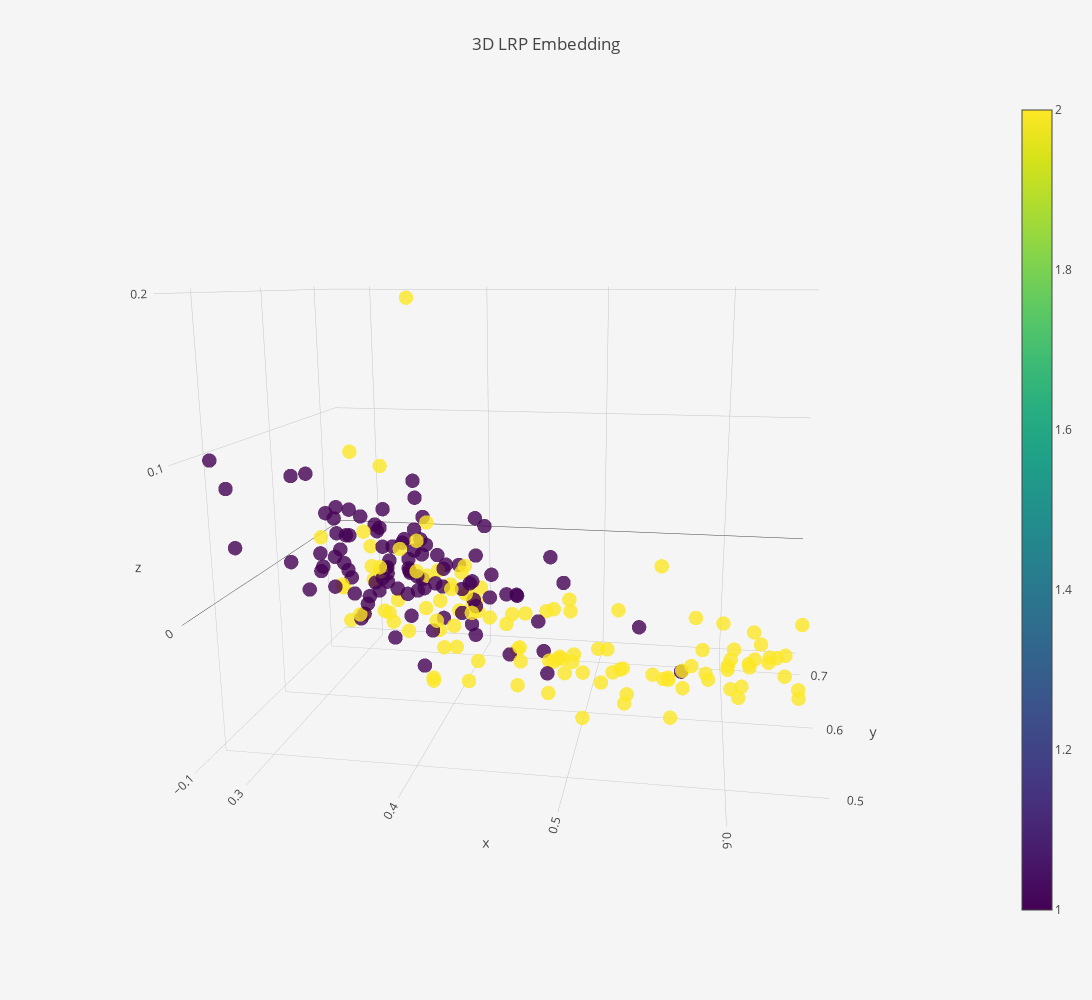

Notebook code cell kept with this figure:
### Code cell
val_emb3d["marker"]["color"] = original_labels

data=[val_emb3d]

fig = go.Figure(data=data, layout=layout)
# fig.update_layout(template="plotly")  /
iplot(fig, filename='lrp-3d-scatter.html')

### Figure 1 — Plotly figure (JSON) as saved in the notebook; plotly's stock layout.template omitted (floating-point values rounded to 4 significant figures; data arrays with more than 128 entries replaced by an {"elided": "..."} marker saying what was removed)
{"data": [{"marker": {"color": {"elided": "213 int values"}, "colorscale": "Viridis", "opacity": 0.8, "showscale": true, "size": 5}, "mode": "markers", "name": "Validation", "text": {"elided": "213 int values"}, "type": "scatter3d", "uid": "37fc1676-83fc-4505-964e-f155254f2918", "x": {"elided": "213 float values"}, "y": {"elided": "213 float values"}, "z": {"elided": "213 float values"}}], "layout": {"autosize": false, "height": 1000, "paper_bgcolor": "#F5F5F5", "scene": {"aspectmode": "auto", "aspectratio": {"x": 1.229, "y": 0.8575, "z": 0.9488}, "camera": {"center": {"x": 0, "y": 0, "z": 0}, "eye": {"x": 0.3411, "y": -2.081, "z": 0.491}, "projection": {"type": "perspective"}, "up": {"x": 0, "y": 0, "z": 1}}}, "title": {"text": "3D LRP Embedding"}, "width": 1200}}
